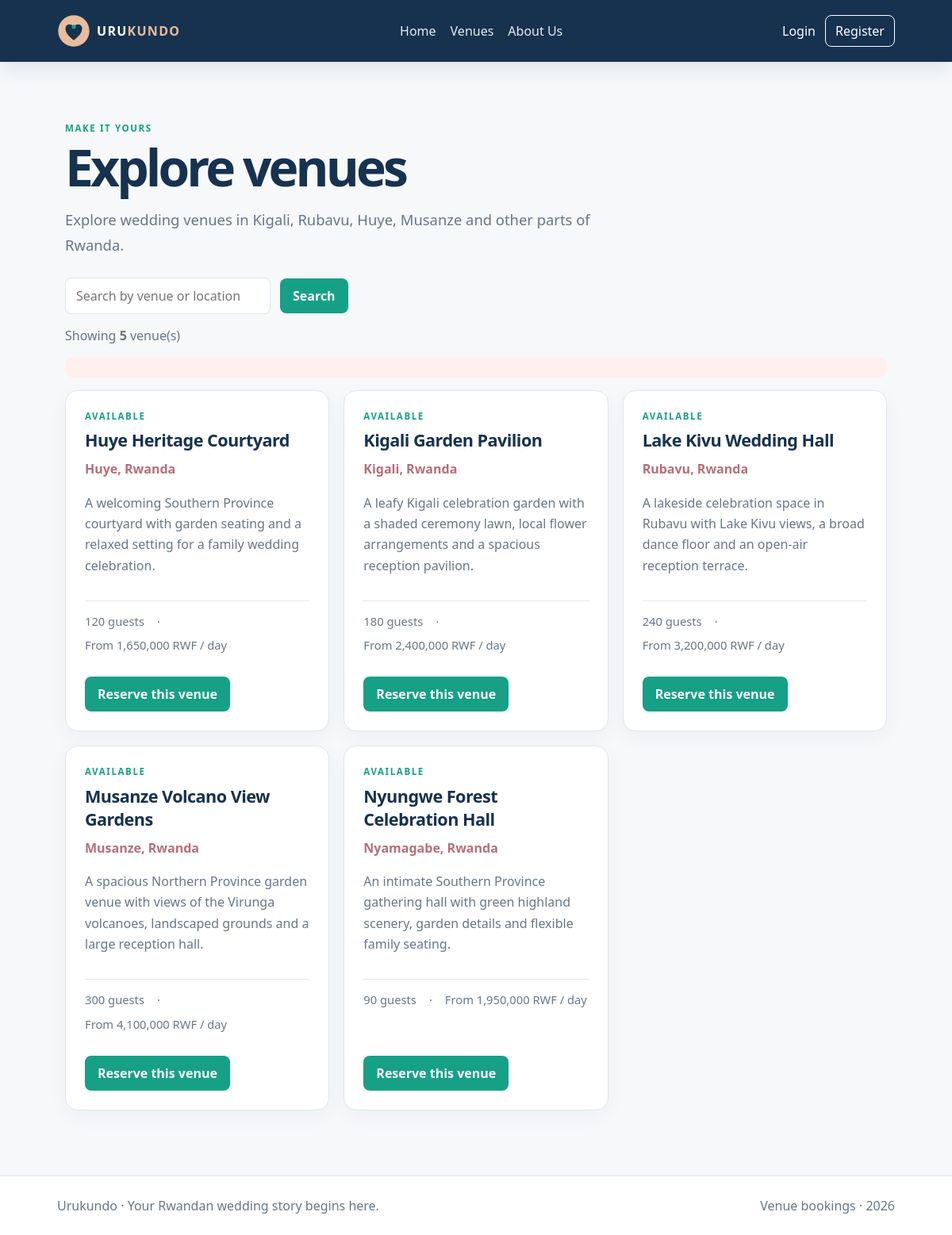
The app's page /index.php?_route=/venues with its own data.
### tables this page shows
CREATE TABLE IF NOT EXISTS venues (
  venue_id INT UNSIGNED AUTO_INCREMENT PRIMARY KEY,
  name VARCHAR(120) NOT NULL UNIQUE,
  location VARCHAR(180) NOT NULL,
  capacity SMALLINT UNSIGNED NOT NULL,
  price_per_day DECIMAL(10,2) NOT NULL,
  available TINYINT(1) NOT NULL DEFAULT 1,
  description TEXT NOT NULL,
  created_at TIMESTAMP NOT NULL DEFAULT CURRENT_TIMESTAMP,
  updated_at TIMESTAMP NOT NULL DEFAULT CURRENT_TIMESTAMP ON UPDATE CURRENT_TIMESTAMP,
  INDEX idx_venues_available_location (available, location)
);

### src/Support/View.php (called while the page is built, shortened)
<?php
final class View {
    public static function render(string $template, array $data = []): void {
        extract($data, EXTR_SKIP);
        require __DIR__ . '/../Views/layouts/header.php';
        require __DIR__ . '/../Views/' . $template . '.php';
        require __DIR__ . '/../Views/layouts/footer.php';
    }
    public static function e(mixed $value): string {
        return htmlspecialchars((string)$value, ENT_QUOTES | ENT_SUBSTITUTE, 'UTF-8');
    }
    public static function url(string $path = '/'): string {
        $base = defined('APP_BASE') ? APP_BASE : '';
        $route = parse_url($path, PHP_URL_PATH) ?: '/';
        $route = '/' . ltrim($route, '/');
        if (str_starts_with($route, '/assets/')) {
            return $base . $route;
        }
        $query = [];
        parse_str((string)(parse_url($path, PHP_URL_QUERY) ?? ''), $query);
        unset($query['_route']);
        return $base . '/index.php?' . http_build_query(['_route' => $route] + $query);
    }
}

### src/Controllers/VenueController.php (called while the page is built, shortened)
<?php
final class VenueController {
    public function index(): void {
        $search = trim((string)($_GET['q'] ?? ''));
        $user = Auth::user();
        $manager = ($user['role'] ?? '') === 'manager';
        View::render('venues/index', [
            'title' => 'Explore venues',
            'venues' => Venue::all($search, !$manager),
            'search' => $search,
            'manager' => $manager,
            'canBook' => !$user || $user['role'] === 'customer',
            'success' => Flash::get('success'),
            'error' => Flash::get('error'),
        ]);
    }
}

### src/Support/autoload.php (called while the page is built, shortened)
<?php
spl_autoload_register(static function (string $class): void {
    $prefix = 'App\\';
    $file = dirname(__DIR__) . DIRECTORY_SEPARATOR
        . str_replace('\\', DIRECTORY_SEPARATOR, substr($class, strlen($prefix))) . '.php';
});

### src/Config/Database.php (called while the page is built, shortened)
<?php
final class Database {
    private static ?PDO $connection = null;
    public static function pdo(): PDO {
        $dsn = sprintf(
            'mysql:host=%s;port=%s;dbname=%s;charset=utf8mb4',
            getenv('DB_HOST') ?: '127.0.0.1',
            getenv('DB_PORT') ?: '3306',
            getenv('DB_NAME') ?: 'wedding_venue_booking'
        );
        self::$connection = new PDO($dsn, getenv('DB_USER') ?: 'root', getenv('DB_PASS') ?: '', [
            PDO::ATTR_ERRMODE => PDO::ERRMODE_EXCEPTION,
            PDO::ATTR_DEFAULT_FETCH_MODE => PDO::FETCH_ASSOC,
            PDO::ATTR_EMULATE_PREPARES => false,
        ]);
        return self::$connection;
    }
}

### src/Models/Venue.php (called while the page is built, shortened)
<?php
final class Venue {
    public static function all(string $search = '', bool $availableOnly = true): array {
        $sql = 'SELECT venue_id, name, location, capacity, price_per_day, available, description
                FROM venues WHERE 1=1';
        $params = [];
        if ($availableOnly) {
            $sql .= ' AND available = 1';
        }
        $sql .= ' ORDER BY available DESC, name';
        $stmt = Database::pdo()->prepare($sql);
        $stmt->execute($params);
        return $stmt->fetchAll();
    }
}

### src/Views/venues/index.php (the view, shortened to what this page needs)
<p class="eyebrow">Make it yours</p>
<h1 class="page-title">Explore venues</h1>
<p class="lede">Explore wedding venues in Kigali, Rubavu, Huye, Musanze and other parts of Rwanda.</p>
<form class="toolbar" method="get" action="<?= View::e(View::url('/venues')) ?>">
  <input id="venue-search" type="search" name="q" value="<?= View::e($search) ?>" placeholder="Search by venue or location" aria-label="Search venues">
  <button class="button" type="submit">Search</button>
</form>
<p class="count">Showing <strong id="venue-count"><?= count($venues) ?></strong> venue(s)</p>
<p id="async-status" class="alert alert-error" aria-live="polite"></p>
<section class="card-grid" id="venue-grid">
  <?php foreach ($venues as $venue): ?>
    <article class="card venue-card">
      <span class="eyebrow"><?= (int)$venue['available'] ? 'Available' : 'Not available' ?></span>
      <h2><?= View::e($venue['name']) ?></h2>
      <p class="venue-location"><?= View::e($venue['location']) ?></p>
      <p class="venue-description"><?= View::e($venue['description']) ?></p>
      <p class="meta"><span><?= (int)$venue['capacity'] ?> guests</span> · <span>From <?= number_format((float)$venue['price_per_day']) ?> RWF / day</span></p>
      <?php if ((int)$venue['available'] && $canBook): ?><a class="button" href="<?= View::e(View::url('/booking/form?venue_id=' . (int)$venue['venue_id'])) ?>">Reserve this venue</a><?php endif; ?>
    </article>
  <?php endforeach; ?>
</section>

### public/assets/css/style.css (style rules this page uses)
:root { --ink:#16324f; --green:#16a085; --paper:#f6f8fa; --line:#dfe7ed; --muted:#667788; --rose:#b76e79; --cream:#f4eee6; }
* { box-sizing:border-box; }
body { margin:0; font-family:system-ui,-apple-system,"Segoe UI",sans-serif; color:var(--ink); background:var(--paper); }
a { color:inherit; }
.eyebrow { color:var(--green); text-transform:uppercase; letter-spacing:.14em; font-size:.72rem; font-weight:800; }
h1 { font-size:clamp(2.5rem,7vw,5.25rem); line-height:.98; letter-spacing:-.06em; }
.page-title { margin:.25rem 0 1rem; font-size:clamp(2.2rem,6vw,4rem); }
.lede { color:var(--muted); font-size:1.15rem; line-height:1.75; max-width:680px; }
.button { display:inline-block; padding:11px 16px; border-radius:8px; background:var(--green); color:#fff; text-decoration:none; font:inherit; font-weight:750; border:0; cursor:pointer; }
.card-grid { display:grid; grid-template-columns:repeat(auto-fit,minmax(min(100%,260px),1fr)); gap:18px; }
.card { min-width:0; padding:24px; border:1px solid var(--line); border-radius:16px; background:#fff; box-shadow:0 8px 26px rgb(22 50 79 / 4%); }
.card h2 { margin:.55rem 0; font-size:1.35rem; letter-spacing:-.025em; }
.card p { color:var(--muted); line-height:1.65; }
.venue-card { display:flex; flex-direction:column; align-items:flex-start; }
.venue-card .button { margin-top:auto; }
.venue-location { margin:0; color:var(--rose)!important; font-weight:700; }
.venue-description { min-height:76px; }
.venue-card .meta { display:flex; flex-wrap:wrap; gap:6px 16px; width:100%; padding:13px 0; border-top:1px solid var(--line); }
.meta { color:var(--muted); font-size:.92rem; }
.toolbar { display:flex; gap:12px; align-items:center; flex-wrap:wrap; margin:24px 0 16px; }
.toolbar input,.toolbar select { min-width:220px; padding:11px 13px; border:1px solid var(--line); border-radius:8px; background:#fff; color:var(--ink); font:inherit; }
.count { color:var(--muted); }
.error-list,.alert-error { color:#a93226; }
.alert { padding:13px 16px; border-radius:10px; }
.alert-error { background:#fff0ed; }

### records on screen
venues: available "AVAILABLE", name "Huye Heritage Courtyard", location "Huye, Rwanda", description "A welcoming Southern Province courtyard with garden seating and a relaxed setting for a family wedding celebration.", capacity "120", price_per_day "1,650,000"
venues: available "AVAILABLE", name "Kigali Garden Pavilion", location "Kigali, Rwanda", description "A leafy Kigali celebration garden with a shaded ceremony lawn, local flower arrangements and a spacious reception pavilion.", capacity "180", price_per_day "2,400,000"
venues: available "AVAILABLE", name "Lake Kivu Wedding Hall", location "Rubavu, Rwanda", description "A lakeside celebration space in Rubavu with Lake Kivu views, a broad dance floor and an open-air reception terrace.", capacity "240", price_per_day "3,200,000"
venues: available "AVAILABLE", name "Musanze Volcano View Gardens", location "Musanze, Rwanda", description "A spacious Northern Province garden venue with views of the Virunga volcanoes, landscaped grounds and a large reception hall.", capacity "300", price_per_day "4,100,000"
venues: available "AVAILABLE", name "Nyungwe Forest Celebration Hall", location "Nyamagabe, Rwanda", description "An intimate Southern Province gathering hall with green highland scenery, garden details and flexible family seating.", capacity "90", price_per_day "1,950,000"

### other values on screen
count($venues) "5"
